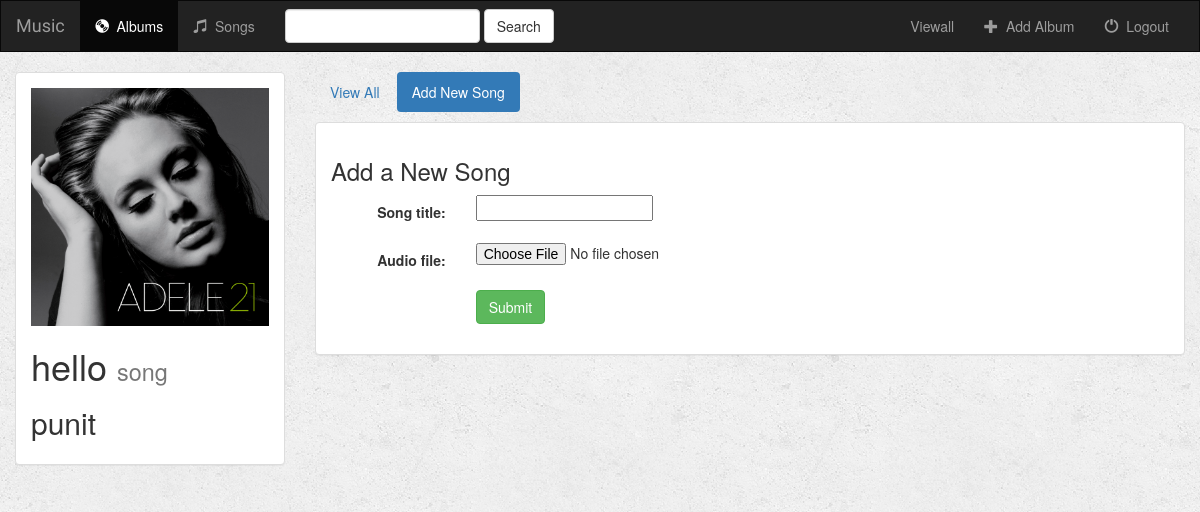
Page /64/create_song/ on the committed database.
### music/models.py (models this page shows)
class Album(models.Model):
    user = models.ForeignKey(User, default=1)
    artist = models.CharField(max_length=250)
    album_title = models.CharField(max_length=500)
    genre = models.CharField(max_length=100)
    album_logo = models.FileField()
    is_favorite = models.BooleanField(default=False)
    def __str__(self):
        return self.album_title + ' - ' + self.artist

### music/views.py (the view, shortened to what this page needs)
# urls.py: url(r'^(?P<album_id>[0-9]+)/create_song/$', views.create_song, name='create_song'),
def create_song(request, album_id):
    form = SongForm(request.POST or None, request.FILES or None)
    album = get_object_or_404(Album, pk=album_id)
    context = {
        'album': album,
        'form': form,
    }
    return render(request, 'music/create_song.html', context)

### music/forms.py
class SongForm(forms.ModelForm):
    class Meta:
        model = Song
        fields = ['song_title', 'audio_file']

### music/templates/music/create_song.html (shortened to what this page needs)
{% extends 'music/base.html' %}
{% block albums_active %}active{% endblock %}
{% block body %}
<div class="container-fluid">
    <div class="row">
        <div class="col-sm-4 col-md-3">
            <div class="panel panel-default">
                <div class="panel-body">
                        <a href="{% url 'music:detail' album.id %}">
                            {% if album.album_logo %}
                                <img src="{{ album.album_logo.url }}" class="img-responsive">
                            {% else %}
                                <h3>No image to display</h3>
                            {% endif %}
                        </a>
                    <h1>{{ album.album_title }} <small>{{ album.genre }}</small></h1>
                    <h2>{{ album.artist }}</h2>
                </div>
            </div>
        </div>
        <div class="col-sm-8 col-md-9">
            <ul class="nav nav-pills" style="margin-bottom: 10px;">
                <li role="presentation"><a href="{% url 'music:detail' album.id %}">View All</a></li>
                <li role="presentation" class="active"><a href="{% url 'music:create_song' album.id %}">Add New Song</a></li>
            </ul>
            <div class="panel panel-default">
                <div class="panel-body">
                    <h3>Add a New Song</h3>
                    <form class="form-horizontal" role="form" action="" method="post" enctype="multipart/form-data">
                        {% include 'music/form_template.html' %}
                        <div class="form-group">
                            <div class="col-sm-offset-2 col-sm-10">
                                <button type="submit" class="btn btn-success">Submit</button>
                            </div>
                        </div>
                    </form>
                </div>
            </div>
        </div>
    </div>
</div>
{% endblock %}

### music/static/music/style.css (style rules this page uses)
body { background: white url("images/background.png"); }

### rows in the picture
Album: album_logo (picture), album_title "hello", genre "song", artist "punit"

### other values in the picture
{{ field.label_tag }} "Song title:" "Audio file:"
